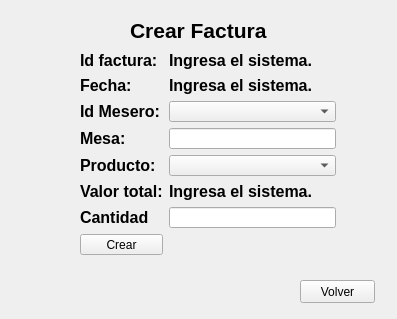
<?xml version="1.0" encoding="UTF-8"?>
<ui version="4.0">
 <class>Form</class>
 <widget class="QWidget" name="Form">
  <property name="geometry">
   <rect>
    <x>0</x>
    <y>0</y>
    <width>397</width>
    <height>319</height>
   </rect>
  </property>
  <property name="windowTitle">
   <string>Form</string>
  </property>
  <widget class="QLabel" name="label">
   <property name="geometry">
    <rect>
     <x>130</x>
     <y>20</y>
     <width>151</width>
     <height>21</height>
    </rect>
   </property>
   <property name="font">
    <font>
     <pointsize>16</pointsize>
     <weight>75</weight>
     <bold>true</bold>
    </font>
   </property>
   <property name="text">
    <string>Crear Factura</string>
   </property>
  </widget>
  <widget class="QPushButton" name="botonVolver">
   <property name="geometry">
    <rect>
     <x>300</x>
     <y>280</y>
     <width>75</width>
     <height>23</height>
    </rect>
   </property>
   <property name="text">
    <string>Volver</string>
   </property>
  </widget>
  <widget class="QWidget" name="">
   <property name="geometry">
    <rect>
     <x>80</x>
     <y>51</y>
     <width>256</width>
     <height>204</height>
    </rect>
   </property>
   <layout class="QGridLayout" name="gridLayout">
    <item row="0" column="0">
     <widget class="QLabel" name="label_2">
      <property name="font">
       <font>
        <pointsize>12</pointsize>
        <weight>75</weight>
        <bold>true</bold>
       </font>
      </property>
      <property name="text">
       <string>Id factura: </string>
      </property>
     </widget>
    </item>
    <item row="0" column="1">
     <widget class="QLabel" name="label_3">
      <property name="font">
       <font>
        <pointsize>12</pointsize>
        <weight>75</weight>
        <bold>true</bold>
       </font>
      </property>
      <property name="text">
       <string>Ingresa el sistema.</string>
      </property>
     </widget>
    </item>
    <item row="1" column="0">
     <widget class="QLabel" name="label_4">
      <property name="font">
       <font>
        <pointsize>12</pointsize>
        <weight>75</weight>
        <bold>true</bold>
       </font>
      </property>
      <property name="text">
       <string>Fecha:</string>
      </property>
     </widget>
    </item>
    <item row="1" column="1">
     <widget class="QLabel" name="label_5">
      <property name="font">
       <font>
        <pointsize>12</pointsize>
        <weight>75</weight>
        <bold>true</bold>
       </font>
      </property>
      <property name="text">
       <string>Ingresa el sistema.</string>
      </property>
     </widget>
    </item>
    <item row="2" column="0">
     <widget class="QLabel" name="label_6">
      <property name="font">
       <font>
        <pointsize>12</pointsize>
        <weight>75</weight>
        <bold>true</bold>
       </font>
      </property>
      <property name="text">
       <string>Id Mesero:</string>
      </property>
     </widget>
    </item>
    <item row="2" column="1">
     <widget class="QComboBox" name="comboBox"/>
    </item>
    <item row="3" column="0">
     <widget class="QLabel" name="label_7">
      <property name="font">
       <font>
        <pointsize>12</pointsize>
        <weight>75</weight>
        <bold>true</bold>
       </font>
      </property>
      <property name="text">
       <string>Mesa:</string>
      </property>
     </widget>
    </item>
    <item row="3" column="1">
     <widget class="QLineEdit" name="lineEdit"/>
    </item>
    <item row="4" column="0">
     <widget class="QLabel" name="label_10">
      <property name="font">
       <font>
        <pointsize>12</pointsize>
        <weight>75</weight>
        <bold>true</bold>
       </font>
      </property>
      <property name="text">
       <string>Producto:</string>
      </property>
     </widget>
    </item>
    <item row="4" column="1">
     <widget class="QComboBox" name="comboBoxProducto"/>
    </item>
    <item row="5" column="0">
     <widget class="QLabel" name="label_8">
      <property name="font">
       <font>
        <pointsize>12</pointsize>
        <weight>75</weight>
        <bold>true</bold>
       </font>
      </property>
      <property name="text">
       <string>Valor total:</string>
      </property>
     </widget>
    </item>
    <item row="5" column="1">
     <widget class="QLabel" name="label_9">
      <property name="font">
       <font>
        <pointsize>12</pointsize>
        <weight>75</weight>
        <bold>true</bold>
       </font>
      </property>
      <property name="text">
       <string>Ingresa el sistema.</string>
      </property>
     </widget>
    </item>
    <item row="6" column="0">
     <widget class="QLabel" name="label_11">
      <property name="font">
       <font>
        <pointsize>12</pointsize>
        <weight>75</weight>
        <bold>true</bold>
       </font>
      </property>
      <property name="text">
       <string>Cantidad</string>
      </property>
     </widget>
    </item>
    <item row="6" column="1">
     <widget class="QLineEdit" name="lineCantidad"/>
    </item>
    <item row="7" column="0">
     <widget class="QPushButton" name="botonCrear">
      <property name="text">
       <string>Crear</string>
      </property>
     </widget>
    </item>
   </layout>
  </widget>
 </widget>
 <resources/>
 <connections/>
</ui>
